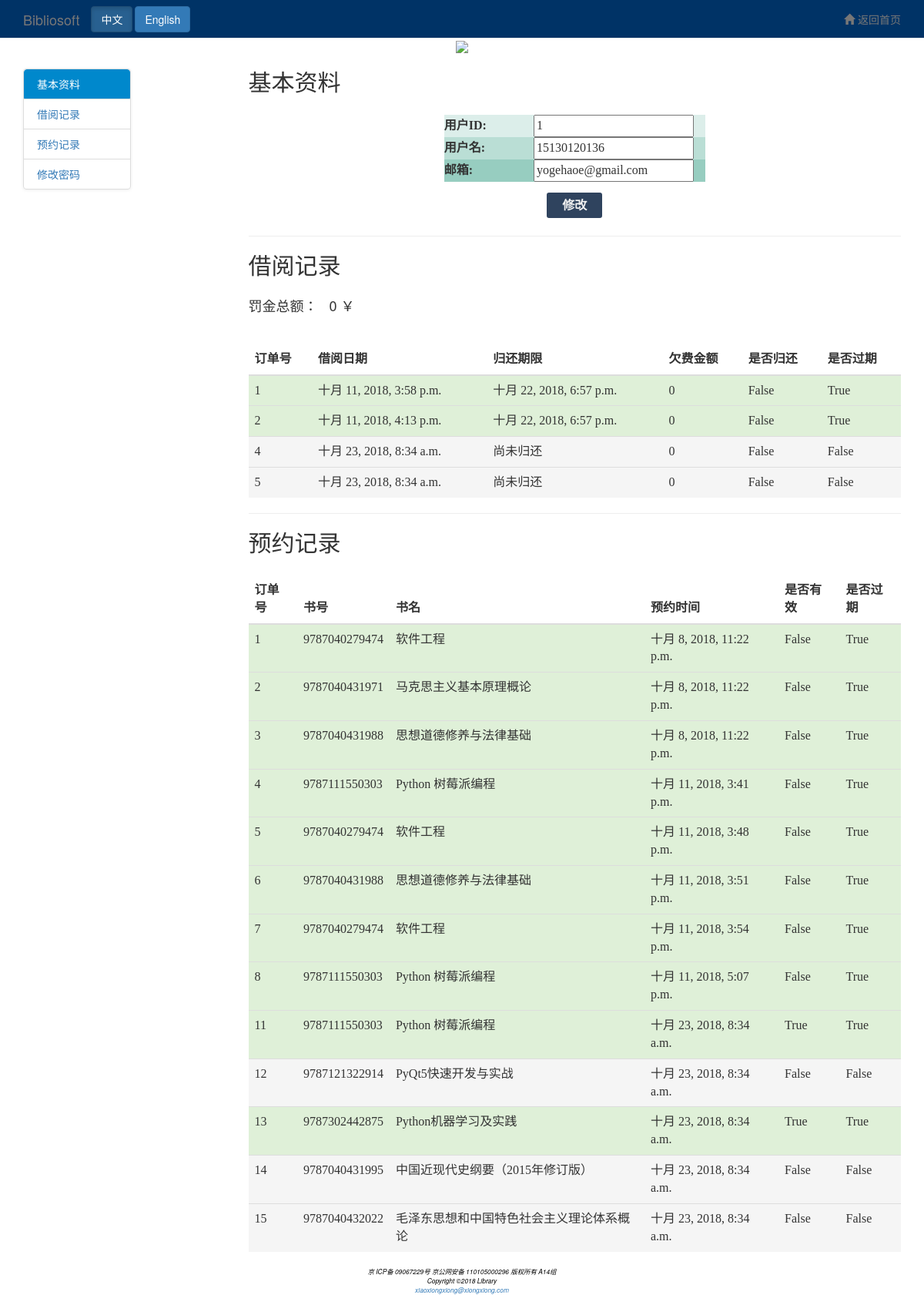
The page /user_message/ (signed in) on the database as committed earlier.
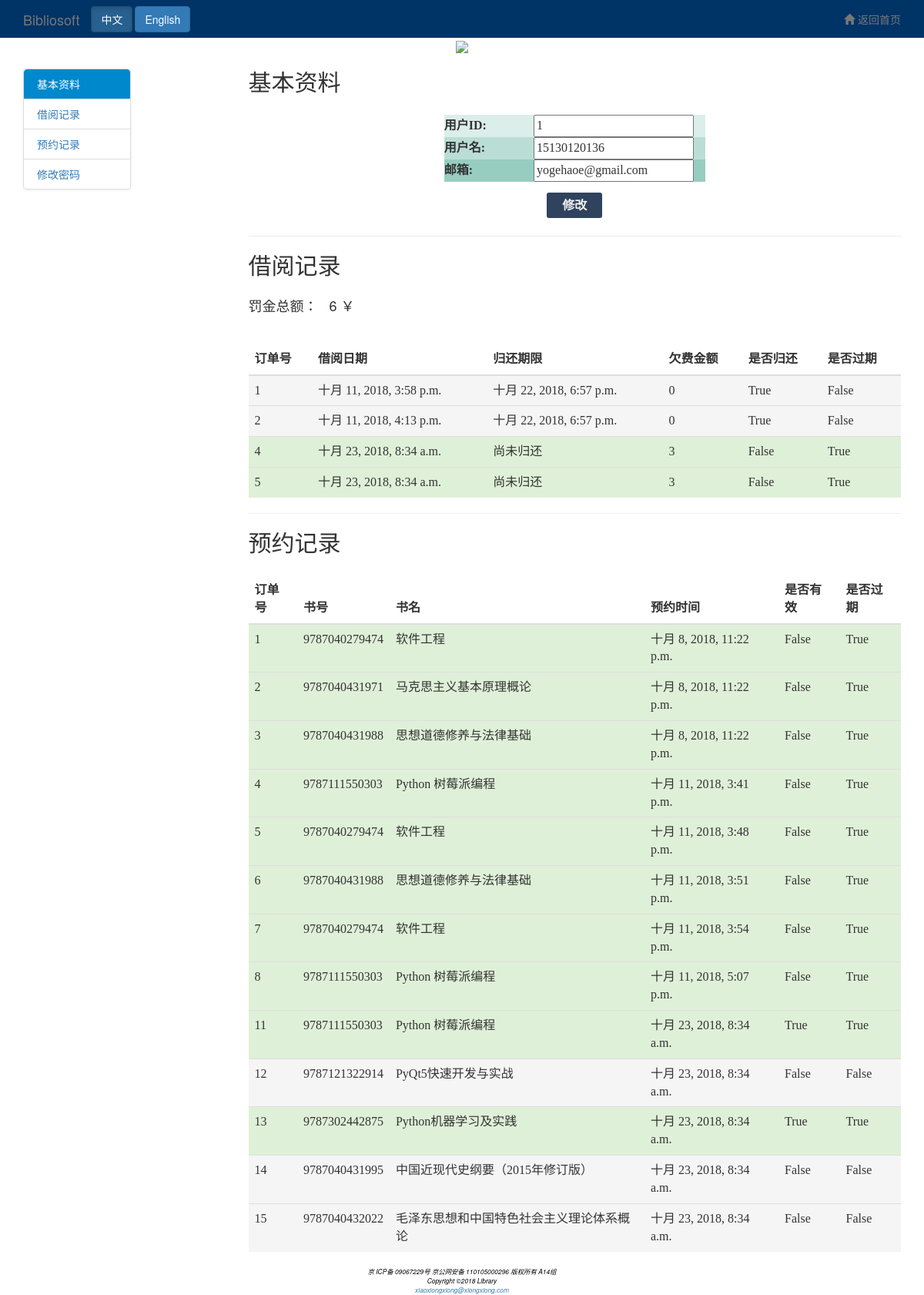
The same page on the database as committed later.
### reader/models.py (models this page shows, shortened)
class User(models.Model):
    user_id = models.IntegerField(auto_created=True, primary_key=True)
    email = models.CharField(max_length=100, null=False)
    borrow_num = models.IntegerField(default=0)
    user_name = models.CharField(max_length=20, null=False)
    deposit = models.BooleanField(default=False)
    password = models.CharField(max_length=20, null=False)

### librarian/models.py (models this page shows, shortened)
class BorrowOrder(models.Model):
    order_id = models.IntegerField(auto_created=True, primary_key=True)
    user = models.ForeignKey(User, related_name="borrow_order_user")
    book = models.ForeignKey(AllBook, related_name="borrow_order_book")
    borrow_time = models.DateTimeField(null=False)
    debt = models.IntegerField(default=0)
    return_time = models.DateTimeField(null=True)
    is_return = models.BooleanField(null=False)
    expire = models.BooleanField(default=False)
    last_count_time = models.DateTimeField(null=True)

class ReserveOrder(models.Model):
    order_id = models.IntegerField(primary_key=True)
    user = models.ForeignKey(User, related_name="reserve_order_user")
    book = models.ForeignKey(AllBook, related_name="reserve_order_book")
    isbn = models.ForeignKey(Book, related_name="reserve_order_isbn")
    borrow_time = models.DateTimeField(null=False)
    successful = models.BooleanField(null=False)
    expire = models.BooleanField(default=False)

class AllBook(models.Model):
    book_id = models.IntegerField(auto_created=True, primary_key=True)
    is_available = models.BooleanField(null=False, default=True)
    isbn = models.ForeignKey(Book, related_name="all_book_isbn")

class Book(models.Model):
    author = models.CharField(max_length=50)
    isbn = models.IntegerField(primary_key=True)
    total_num = models.IntegerField(null=False)
    available_num = models.IntegerField(null=False)
    book_name = models.CharField(max_length=100, null=False)
    type = models.CharField(max_length=20, null=False)
    place = models.CharField(max_length=50, null=False)
    image_url = models.CharField(max_length=100, default='None')
    price = models.CharField(max_length=100, default='100')

### reader/views.py (the view)
# urls.py: url(r'^user_message/$', reader_views.user_message, name="user_message"),
def user_message(request):
    username = request.session.get('username', "None")
    if username == "None":
        return HttpResponseRedirect(reverse("login"))
    try:
        user = User.objects.get(user_name=username)
        if user:
            borrow_order_list = BorrowOrder.objects.filter(user_id=user.user_id)
            reserve_order_list = ReserveOrder.objects.filter(user_id=user.user_id, )
            all_fine = 0
            for borrow_order in borrow_order_list:
                all_fine += borrow_order.debt
            return render(request, 'user_message.html', {'user_id': user.user_id,
                                                         'user_email': user.email,
                                                         'user_name': user.user_name,
                                                         'reserve_order_list': reserve_order_list,
                                                         'borrow_order_list': borrow_order_list,
                                                         'all_fine': all_fine
                                                         }
                          )
        else:
            return HttpResponseRedirect(reverse("login"))
    except:
        return HttpResponseRedirect(reverse("login"))

### reader/templates/user_message.html (shortened to what this page needs)
<!DOCTYPE html>
<html>
<head>
{% load i18n %}
    {% load static %}
    <link href="{% static 'css/bootstrap.min.css' %}" rel="stylesheet">
    <link href="{% static 'font/css/font-awesome.min.css' %}" rel="stylesheet">
</head>
<nav class="navbar navbar-default navbar-fixed-top" role="navigation" style="background-color: #003366;height:50px;">
    <div class="container">
        <div class="navbar-header">
            <a class="navbar-brand">Bibliosoft</a>
        </div>
        <div>
            <ul class="nav navbar-nav navbar-right" style="position:absolut; left:0px; top:0px">
                <li><a href="{% url 'index' %}"><span class="glyphicon glyphicon-home"></span> {% trans '返回首页' %}</a></li>
            </ul>
        </div>
        <div class="btn-group navbar-btn" data-toggle="buttons">
                <form action="{% url 'set_language' %}" method="post" id="lang">
                <label class="btn btn-primary active"  onclick="test('zh-hans')">
                    中文
                </label>
                <label class="btn btn-primary" onclick="test('en')">
                    English
                </label>
                </form>
            </div>
    </div>
</nav>
<body data-spy="scroll" data-target="#myScrollspy">
<form action="{% url 'set_language' %}" method="post">
</form>
	<div align="right" class="banner-content" style="display: block;">
		<a href="/"style=" font-size:16px;">{% trans '首页' %}</a>| <a href="/"style=" font-size:16px;" >{% trans '退出' %}</a>
	</div>
    <div style="text-align:center;"><img src="/static/images/book_logo.png" style="vertical-align:middle;" width="210"  /></div>
<div class="container">
    <div class="row">
        <div class="col-xs-3" id="myScrollspy">
            <ul class="nav nav-tabs nav-stacked" id="myNav">
                <li class="active"><a href="#section-1">{% trans '基本资料' %}</a></li>
                <li><a href="#section-2">{% trans '借阅记录' %}</a></li>
                <li><a href="#section-3">{% trans '预约记录' %}</a></li>
                <li><a href="{% url 'change_passwd' %}">{% trans '修改密码' %}</a></li>
            </ul>
        </div>
        <div class="col-xs-9 ">
            <h2 id="section-1" style="display:block; height:50px; width:350px">{% trans '基本资料' %}</h2>
	<form id="profile" class="setting-profile-form" method="POST" action=" ">
	 <table align="center"   width="40%" id="tab" >
         <tr class="t1"> <th width="30%" align="right">{% trans '用户ID' %}:</th> <td class="line30" align="center"><input align="center" type="text" value="{{ user_id  }}" name="user_id" placeholder="用户id" readonly /></td>
         <tr class="t2"> <th width="25%" align="right">{% trans '用户名' %}:</th> <td class="line30" align="center"><input  align="center" type="text" value="{{ user_name }}" name="user_name" id="user_name" placeholder="用户名" /></td>
         <tr class="t3"><th width="25%" align="right">{% trans '邮箱' %}:</th> <td class="line30" align="center"><input type="email" name="email" value="{{ user_email }}"  id="email" placeholder="邮箱"  /></td>
		</table>
    </form>
	<div id="login_click" align="center">
        <a id="btlogin" onclick="changeInfo()">{% trans '修改' %}</a>
    </div>
            <hr>
            <h2 id="section-2" style="display:block; height:50px; width:400px">{% trans  '借阅记录' %}</h2>
	<h4 style="display:block; height:50px; width:400px">{% trans  '罚金总额：' %}&nbsp;&nbsp;&nbsp;<span id="all_fine">{{ all_fine }}</span>&nbsp;￥</h4>
<table align="center" id="tab" width="300px"  class="table table-striped">
	<thead>
		<tr >
			<th align="center">{% trans '订单号' %}</th>
			<th align="center">{% trans '借阅日期' %}</th>
			<th align="center">{% trans '归还期限' %}</th>
			<th align="center">{% trans '欠费金额' %}</th>
			<th align="center">{%  trans '是否归还' %}</th>
            <th align="center">{%  trans '是否过期' %}</th>
		</tr>
	</thead>
	<tbody >
    {% for borrow_order in borrow_order_list %}
        {% if borrow_order.expire %}
        <tr class="success">
        {% else %}
        <tr class="active">
        {% endif %}
        <td >{{ borrow_order.order_id }}</td>
        <td >{{ borrow_order.borrow_time }}</td>
        {% if borrow_order.return_time == None %}
            <td>{% trans '尚未归还' %}</td>
        {% else %}
            <td>{{ borrow_order.return_time }}</td>
        {% endif %}
        <td >{{ borrow_order.debt }}</td>
        <td >{{ borrow_order.is_return }}</td>
        <td >{{ borrow_order.expire }}</td>
    {% endfor %}
	</tbody>
</table>
            <hr>
            <h2 id="section-3" style="display:block; height:50px; width:400px">{% trans '预约记录' %}</h2>
<table align="center" id="tab" width="300px"  class="table table-striped">
	<thead>
		<tr >
            <th align="center">{% trans '订单号' %}</th>
            <th align="center">{% trans '书号' %}</th>
            <th align="center">{% trans '书名' %}</th>
			<th align="center">{% trans '预约时间' %}</th>
			<th align="center">{% trans '是否有效' %}</th>
			<th align="center">{% trans '是否过期' %}</th>
		</tr>
	</thead>
	<tbody >
    {% for reserve_order in reserve_order_list %}
        {% if reserve_order.expire %}
        <tr class="success">
        {% else %}
        <tr class="active">
        {% endif %}
            <td>{{ reserve_order.order_id }}</td>
            <td>{{ reserve_order.book.isbn.isbn }}</td>
			<td >{{ reserve_order.book.isbn.book_name }}</td>
			<td>{{ reserve_order.borrow_time }}</td>
            <td>{{ reserve_order.successful }}</td>
            <td>{{ reserve_order.expire }}</td>
		</tr>
    {% endfor %}
	</tbody>
</table>
        </div>
    </div>
</div>
<footer style="color: #000000;font-weight: normal;font-size: .60em;font-style: italic;text-align: center;">
京 ICP备 09067229号   京公网安备 110105000296   版权所有 A14组
<br>
Copyright &copy;2018 Library
<br>
<a href="#">xiaoxiongxiong@xiongxiong.com</a>
</footer>
</body>
</html>

### reader/templates/user_message.html (style rules this page uses)
ul.nav-tabs { width: 140px; margin-top: 20px; border-radius: 4px; border: 1px solid #ddd; box-shadow: 0 1px 4px rgba(0, 0, 0, 0.067); }
ul.nav-tabs li { margin: 0; border-top: 1px solid #ddd; }
ul.nav-tabs li:first-child { border-top: none; }
ul.nav-tabs li a { margin: 0; padding: 8px 16px; border-radius: 0; }
ul.nav-tabs li.active a, ul.nav-tabs li.active a:hover { color: #fff; background: #0088cc; border: 1px solid #0088cc; }
ul.nav-tabs li:first-child a { border-radius: 4px 4px 0 0; }
ul.nav-tabs li:last-child a { border-radius: 0 0 4px 4px; }
div { display: block; }
tr.t1 { background:hsla(165,35%,50%,0.2);height:20px; }
tr.t2 { background:hsla(165,35%,50%,0.4);height:20px; }
tr.t3 { background:hsla(165,35%,50%,0.6);height:20px; }
#login_click { margin-top:20px; height:30px; }
#login_click a { text-decoration:none; background:#2f435e; color:#f2f2f2; padding: 8px 20px 8px 20px; font-size:16px; font-family: 微软雅黑,宋体,Arial,Helvetica,Verdana,sans-serif; font-weight:bold; border-radius:3px; -webkit-transition:all linear 0.30s; -moz-transition:all linear 0.30s; transition:all linear 0.30s; }
#tab { font-size:16px; font-family:楷体; text-algn:right; border-color:black; }

Rows that differ between the two databases and show on the page:
changed BorrowOrder "十月 11, 2018, 3:58 p.m.": is_return "False" → "True"; expire "True" → "False"
changed BorrowOrder "十月 11, 2018, 4:13 p.m.": is_return "False" → "True"; expire "True" → "False"
changed BorrowOrder id 4: debt "0" → "3"; expire "False" → "True"
changed BorrowOrder id 5: debt "0" → "3"; expire "False" → "True"
Other text that changed with them:
{{ all_fine }}: "0" → "6"
